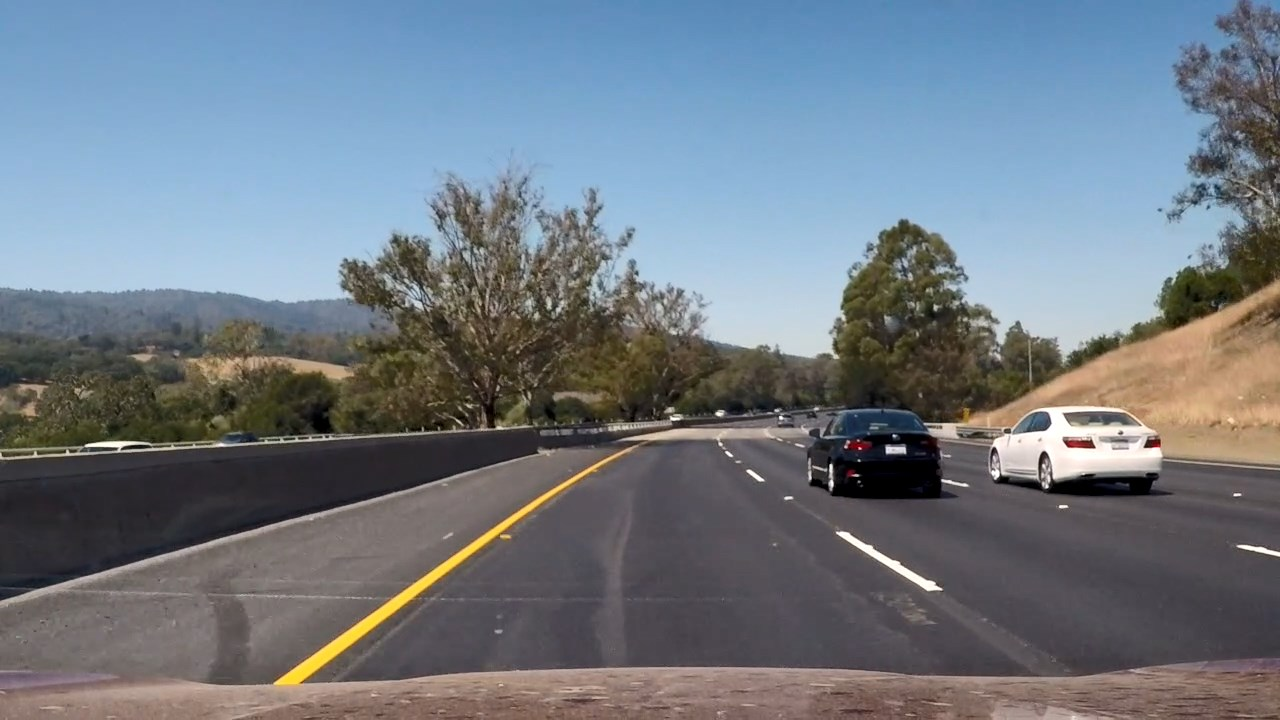
#> input picture snapshot_00.37d.jpg, 1280 x 720 px
$ jupyter execute --allow-errors vehicle_detection_tracking.ipynb   (shell and % lines are left out)   (older library calls are emulated)
#> lines starting #> are read from the running program, lines starting #| are printed output that depends on the picture; after the words box and inside, x2 and y2 are one past the last pixel; in counts of white or black regions, pixels touching at a corner belong together
# Vehicle Detection and Tracking

### Project Goal

The goal of the project is to write a software pipeline to identify vehicles in a video from a front-facing camera on a car and to draw boxes around the identified vehicles.

## Classifier

To distinguish between car and non-car images we are going to use the training dataset provided for this project by Udacity:   [vehicle](https://s3.amazonaws.com/udacity-sdc/Vehicle_Tracking/vehicles.zip) and [non-vehicle](https://s3.amazonaws.com/udacity-sdc/Vehicle_Tracking/non-vehicles.zip) images.

Let's take a look at a vehicle and a non-vehicle image.  First let's make the imports.

[cell 1]

import matplotlib.image as mpimg
import matplotlib.pyplot as plt
import numpy as np
import cv2
#import glob
import time
from sklearn.svm import LinearSVC
from sklearn.preprocessing import StandardScaler
from skimage.feature import hog
import io, zipfile

Now let's check a vehicle image without unzipping locally the zip archive:

#> (a cell that did not finish here is left out)

Checking the first non-vehicle image:

#> (a cell that did not finish here is left out)

We are going to distinguish car and non-car images by assigning features to the images.

We are defining a function called *get_hog_features* which will return  HOG features:

[cell 4]
# Define a function to return HOG features and visualization
# [18 lines left out: function get_hog_features, not called in this run]

Defining function *bin_spatial* to compute binned color features:

[cell 5]
# Define a function to compute binned color features
# [5 lines left out: function bin_spatial, not called in this run]

Defining function *color_hist* to compute color histogram features:

[cell 6]
# Define a function to compute color histogram features
# NEED TO CHANGE bins_range if reading .png files with mpimg!
# [9 lines left out: function color_hist, not called in this run]

Defining function *extract_features*.  This function will extract all the features for all the images in a zip archive - without unpacking locally the archive.  When images are in *png* format the image is going to be transformed from [0..1] float range to [0..255] uint8 range.  An added feature is that every image is going to be added twice to the training set - once the original file and once flipped around the vertical axe - this way we are going to double the size of the training set.  When *color_space* specified is 'HSV', 'LUV', 'HLS', 'YUV' or 'YCrCb' then we are going to perform color space conversion.

[cell 7]
# Define a function to extract features from a list of images
# Have this function call bin_spatial() and color_hist()
def extract_features(zipname, color_space='RGB', spatial_size=(32, 32), hist_bins=32,
                             orient=9, pix_per_cell=8, cell_per_block=2, hog_channel=0,
                             spatial_feat=True, hist_feat=True, hog_feat=True):
#> (reads classifier.pkl from the repository)
    archive = zipfile.ZipFile(zipname, 'r')
    # Create a list to append feature vectors to
    features = []
    # Iterate through the list of images
    for f in archive.filelist:
        file = f.filename
        bytes_io = io.BytesIO(archive.read(file))
        # Read in each one by one
        image = mpimg.imread(bytes_io)
        if file.endswith('png'):    # transform png 0..1 float -> 0..255 uint8
            image = np.uint8(255 * image)
        for flip in range(2):    # add image twice - one orig & one mirrored
            if flip:
                image= cv2.flip(image,1)      # flipping img around y axe
            # start with blank features
            file_features = []
            # apply color conversion if other than 'RGB'
            if color_space in ['HSV', 'LUV', 'HLS', 'YUV', 'YCrCb']:
                conversion = eval('cv2.COLOR_RGB2' + color_space)
                feature_image = cv2.cvtColor(image, conversion)
            else:
                feature_image = np.copy(image)

            if spatial_feat == True:
                spatial_features = bin_spatial(feature_image, size=spatial_size)
                file_features.append(spatial_features)
            if hist_feat == True:
                # Apply color_hist()
                hist_features = color_hist(feature_image, nbins=hist_bins)
                file_features.append(hist_features)
            if hog_feat == True:
            # Call get_hog_features() with vis=False, feature_vec=True
                if hog_channel == 'ALL':
                    hog_features = []
                    for channel in range(feature_image.shape[2]):
                        hog_features.append(get_hog_features(feature_image[:,:,channel],
                                            orient, pix_per_cell, cell_per_block,
                                            vis=False, feature_vec=True))
                    hog_features = np.ravel(hog_features)
                else:
                    hog_features = get_hog_features(feature_image[:,:,hog_channel], orient,
                                pix_per_cell, cell_per_block, vis=False, feature_vec=True)
                # Append the new feature vector to the features list
                file_features.append(hog_features)
            features.append(np.concatenate(file_features))
    # Return list of feature vectors
    return features

### Parameter Selection

We are going to work with *spatial_size* (12,12) - this is going to contribute with 12 x 12 x 3 = 432 features.

Number of histogram bins *hist_bins* will be set to 64.  This will contribute with 64 x 3 = 192 features.

HOG parameters selected: *orient* will be 19, *pix_per_cell* will be set to 16 and *cell_per_block* will be 2.  On a 64 x 64 pixel image these settings will contribute with 3 x 3 x 2 x 2 x 19 x 3 = 2052 features.

The *color_space* gave best results by setting it to 'LUV'.

[cell 8]
color_space = 'LUV' # Can be RGB, HSV, LUV, HLS, YUV, YCrCb
orient = 19  # HOG orientations 19
pix_per_cell = 16 # HOG pixels per cell
cell_per_block = 2 # HOG cells per block
hog_channel = "ALL" # Can be 0, 1, 2, or "ALL"
spatial_size = (12, 12) # Spatial binning dimensions
hist_bins = 64    # Number of histogram bins
spatial_feat = True # Spatial features on or off
hist_feat = True # Histogram features on or off
hog_feat = True # HOG features on or off

We are going to call the *extract_features* function with the above mentioned parameter settings on *vehicles.zip* and *non-vehicles.zip*

[cell 9]
cars = 'vehicles.zip'
notcars = 'non-vehicles.zip'

#> (the rest of this cell did not finish here and is left out)

We are going to normalize the features with *StandardScaler* and we are going to define the labels vector.

#> (a cell that did not finish here is left out)

Now let's split up our dataset on training and testing data.  We will utilize only 10% of the data as test data - to keep more data for training.

[cell 11]
# NOTE: the next import is only valid for scikit-learn version <= 0.17
#from sklearn.cross_validation import train_test_split
# for scikit-learn >= 0.18 use:
from sklearn.model_selection import train_test_split

# Split up data into randomized training and test sets
rand_state = np.random.randint(0, 55)
#> (the rest of this cell did not finish here and is left out)

We are going to build a classifier based a *LinearSVC*

[cell 12]
# Use a linear SVC
svc = LinearSVC()
# Check the training time for the SVC
t=time.time()
#> (the rest of this cell did not finish here and is left out)

Since it takes quite a long time to compute *svc* and *X_scaler* it is better to save them for later use.

[cell 13]
# Save svc and X_scaler for later use
import pickle
classifier = {}
classifier["svc"] = svc
#> (the rest of this cell did not finish here and is left out)

## Prediction

Let's load the previously saved classifier data and the parameters.

[cell 14]

import matplotlib.image as mpimg
import matplotlib.pyplot as plt
import numpy as np
import cv2
#import glob
import time
from sklearn.svm import LinearSVC
from sklearn.preprocessing import StandardScaler
from skimage.feature import hog
import pickle

#> (the rest of this cell did not finish here and is left out)

Define function *single_img_features* which is going to return features for a single 64 x 64 pixel image.

[cell 15]
# Define a function to extract features from a single image window
# [37 lines left out: function single_img_features, not called in this run]

Define function *search_windows* which is going to take an image and a list of windows.  It is going to iterate through all of the windows on the image, it will resize to 64 x 64 pixels, it will extract features and predict with the previously trained classifier whether the windowed image is a car or is a non-car.  It will return a list of windows where the underlying image is predicted to be a car.

[cell 16]
# Input: image and the list of windows to be searched (output of slide_window())
# [29 lines left out: function search_windows, not called in this run]

Define function *slide_window* which takes an image, start and stop positions in x and y directions, a window size in x and y and an overlap fraction for x and y.  It will return a list of windows corresponding to the given constraints.

[cell 17]
# Define a function that takes an image,
# start and stop positions in both x and y,
# window size (x and y dimensions),
# and overlap fraction (for both x and y)
def slide_window(img, x_start_stop=[None, None], y_start_stop=[None, None],
                    xy_window=(64, 64), xy_overlap=(0.5, 0.5)):
    # If x and/or y start/stop positions not defined, set to image size
    if x_start_stop[0] == None:
        x_start_stop[0] = 0
    if x_start_stop[1] == None:
        x_start_stop[1] = img.shape[1]
    if y_start_stop[0] == None:
        y_start_stop[0] = 0
    if y_start_stop[1] == None:
        y_start_stop[1] = img.shape[0]
    # Compute the span of the region to be searched
    xspan = x_start_stop[1] - x_start_stop[0]
    yspan = y_start_stop[1] - y_start_stop[0]
    # Compute the number of pixels per step in x/y
    nx_pix_per_step = np.int(xy_window[0]*(1 - xy_overlap[0]))
    ny_pix_per_step = np.int(xy_window[1]*(1 - xy_overlap[1]))
    # Compute the number of windows in x/y
    nx_windows = np.int(xspan/nx_pix_per_step) - 1
    ny_windows = np.int(yspan/ny_pix_per_step) - 1
    # Initialize a list to append window positions to
    window_list = []
    # Loop through finding x and y window positions
    # Note: you could vectorize this step, but in practice
    # you'll be considering windows one by one with your
    # classifier, so looping makes sense
    for ys in range(ny_windows):
        for xs in range(nx_windows):
            # Calculate window position
            startx = xs*nx_pix_per_step + x_start_stop[0]
            endx = startx + xy_window[0]
            starty = ys*ny_pix_per_step + y_start_stop[0]
            endy = starty + xy_window[1]

            # Append window position to list
            window_list.append(((startx, starty), (endx, endy)))
    # Return the list of windows
    return window_list

Define function *draw_boxes* which is going to take and image and a list of boxes, it will create a copy of the image and it will return the copy with the rectangles drawn over it.

[cell 18]
# Define a function to draw bounding boxes
def draw_boxes(img, bboxes, color=(0, 0, 255), thick=6):
    # Make a copy of the image
    imcopy = np.copy(img)
    # Iterate through the bounding boxes
    for bbox in bboxes:
        # Draw a rectangle given bbox coordinates
        cv2.rectangle(imcopy, bbox[0], bbox[1], color, thick)
    # Return the image copy with boxes drawn
    return imcopy

Let's build a list of 64 x 64 pixel windows which will be tested on a snapshot from the project video.

[cell 19]
image = mpimg.imread('snapshot_00.37d.jpg')
#> image is the input picture: shape (720, 1280, 3); mean R, G, B 113, 122.1, 131.7
windows64 = slide_window(image, x_start_stop=[None, None], y_start_stop=[380,580],
                    xy_window=(64, 64), xy_overlap=(0.5, 0.5))
#> windows64 = 195 items
plt.figure(figsize=(12,8))
plt.imshow(draw_boxes(image, windows64, color=(0, 0, 255), thick=6))
#> the loop in draw_boxes, `for bbox in bboxes:` made 195 passes
#> bbox on passes 1 to 3: ((0, 380), (64, 444)), ((32, 380), (96, 444)), ((64, 380), (128, 444))
#> after the loop in draw_boxes, `for bbox in bboxes:`:
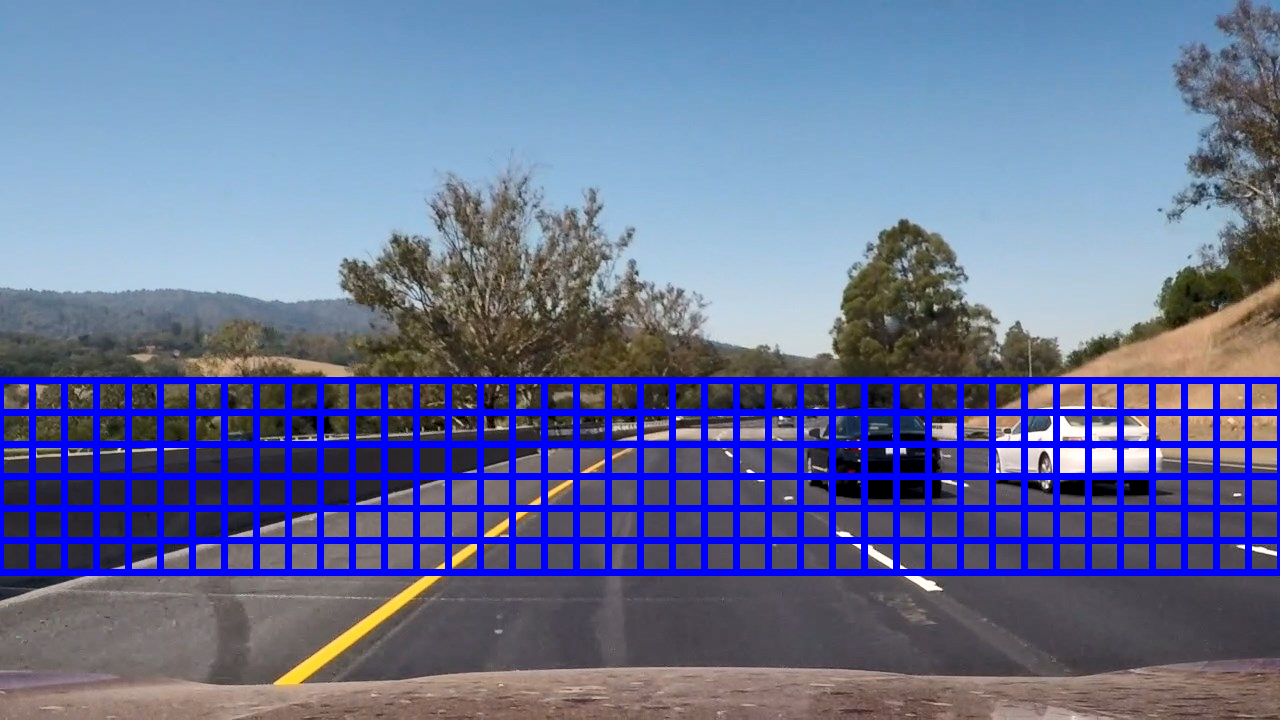
#> imcopy: shape (720, 1280, 3); 11.36% of pixels changed, all inside (x1, y1, x2, y2) = (0, 377, 1280, 576)
print('nr of 64x64 windows:', len(windows64))
#| nr of 64x64 windows: 195

Let's take add some more windows with dimensions 96..224 in step of 32 pixels.

[cell 20]
windows96plus = []
for dim in range(96,225,32):
    windows96plus += slide_window(image, x_start_stop=[None, None], y_start_stop=[380,None],
                    xy_window=(dim, dim), xy_overlap=(0.5, 0.5))
plt.figure(figsize=(12,8))
plt.imshow(draw_boxes(image, windows96plus, color=(0, 0, 255), thick=6))
#> call 2 of draw_boxes, with color = (0, 0, 255), thick = 6
#> the loop in draw_boxes (call 2), `for bbox in bboxes:` made 315 passes
#> bbox on passes 1 to 3: ((0, 380), (96, 476)), ((48, 380), (144, 476)), ((96, 380), (192, 476))
#> after the loop in draw_boxes (call 2), `for bbox in bboxes:`:
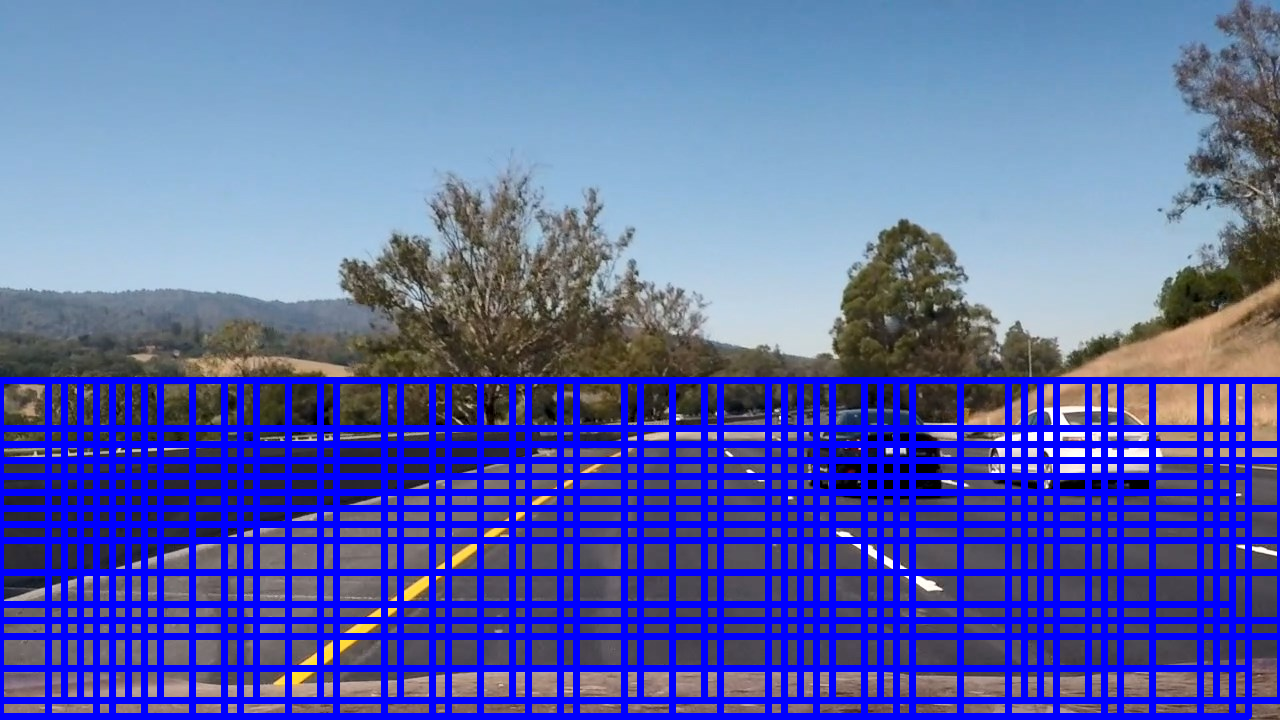
#> imcopy: shape (720, 1280, 3); mean R, G, B 89.1, 100.4, 172.9
print('nr of 96+ windows:', len(windows96plus))
#| nr of 96+ windows: 315

In total we are going to have 195 + 315 = 510 windows which will be tested whether they contain a car or not.  We have a quite good accuracy ( 99.6% ) however because of a very high number of testing windows we might get some false positives.

[cell 21]
image = mpimg.imread('snapshot_00.37d.jpg')

windows = windows64 + windows96plus
#> windows = 510 items
# Check the prediction time for a single sample
t=time.time()

#> (the rest of this cell did not finish here and is left out)
